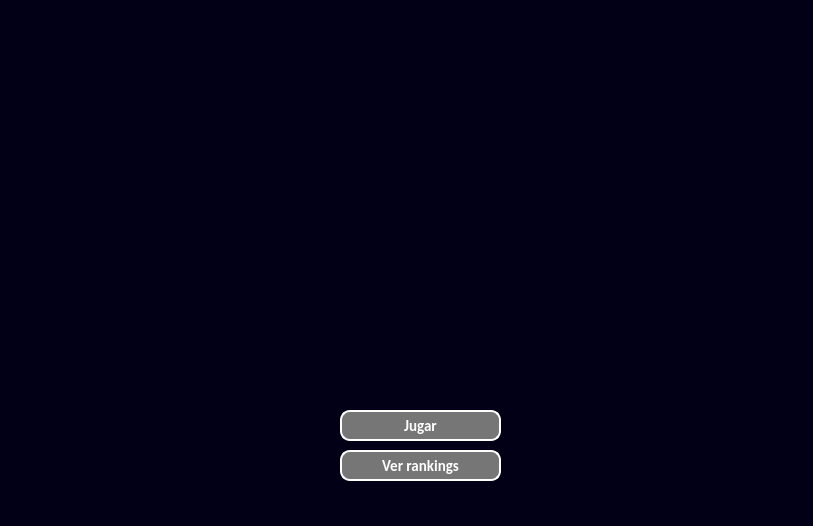
<?xml version="1.0" encoding="UTF-8"?>
<ui version="4.0">
 <class>Dialog</class>
 <widget class="QDialog" name="Dialog">
  <property name="geometry">
   <rect>
    <x>0</x>
    <y>0</y>
    <width>813</width>
    <height>526</height>
   </rect>
  </property>
  <property name="windowTitle">
   <string>Dialog</string>
  </property>
  <property name="styleSheet">
   <string notr="true">background-color: rgb(1, 0, 22);</string>
  </property>
  <widget class="QPushButton" name="boton_jugar_inicio">
   <property name="enabled">
    <bool>true</bool>
   </property>
   <property name="geometry">
    <rect>
     <x>340</x>
     <y>410</y>
     <width>161</width>
     <height>31</height>
    </rect>
   </property>
   <property name="palette">
    <palette>
     <active>
      <colorrole role="WindowText">
       <brush brushstyle="SolidPattern">
        <color alpha="255">
         <red>255</red>
         <green>255</green>
         <blue>255</blue>
        </color>
       </brush>
      </colorrole>
      <colorrole role="Button">
       <brush brushstyle="SolidPattern">
        <color alpha="255">
         <red>118</red>
         <green>118</green>
         <blue>118</blue>
        </color>
       </brush>
      </colorrole>
      <colorrole role="Text">
       <brush brushstyle="SolidPattern">
        <color alpha="255">
         <red>255</red>
         <green>255</green>
         <blue>255</blue>
        </color>
       </brush>
      </colorrole>
      <colorrole role="ButtonText">
       <brush brushstyle="SolidPattern">
        <color alpha="255">
         <red>255</red>
         <green>255</green>
         <blue>255</blue>
        </color>
       </brush>
      </colorrole>
      <colorrole role="Base">
       <brush brushstyle="SolidPattern">
        <color alpha="255">
         <red>118</red>
         <green>118</green>
         <blue>118</blue>
        </color>
       </brush>
      </colorrole>
      <colorrole role="Window">
       <brush brushstyle="SolidPattern">
        <color alpha="255">
         <red>118</red>
         <green>118</green>
         <blue>118</blue>
        </color>
       </brush>
      </colorrole>
      <colorrole role="PlaceholderText">
       <brush brushstyle="NoBrush">
        <color alpha="128">
         <red>255</red>
         <green>255</green>
         <blue>255</blue>
        </color>
       </brush>
      </colorrole>
     </active>
     <inactive>
      <colorrole role="WindowText">
       <brush brushstyle="SolidPattern">
        <color alpha="255">
         <red>255</red>
         <green>255</green>
         <blue>255</blue>
        </color>
       </brush>
      </colorrole>
      <colorrole role="Button">
       <brush brushstyle="SolidPattern">
        <color alpha="255">
         <red>118</red>
         <green>118</green>
         <blue>118</blue>
        </color>
       </brush>
      </colorrole>
      <colorrole role="Text">
       <brush brushstyle="SolidPattern">
        <color alpha="255">
         <red>255</red>
         <green>255</green>
         <blue>255</blue>
        </color>
       </brush>
      </colorrole>
      <colorrole role="ButtonText">
       <brush brushstyle="SolidPattern">
        <color alpha="255">
         <red>255</red>
         <green>255</green>
         <blue>255</blue>
        </color>
       </brush>
      </colorrole>
      <colorrole role="Base">
       <brush brushstyle="SolidPattern">
        <color alpha="255">
         <red>118</red>
         <green>118</green>
         <blue>118</blue>
        </color>
       </brush>
      </colorrole>
      <colorrole role="Window">
       <brush brushstyle="SolidPattern">
        <color alpha="255">
         <red>118</red>
         <green>118</green>
         <blue>118</blue>
        </color>
       </brush>
      </colorrole>
      <colorrole role="PlaceholderText">
       <brush brushstyle="NoBrush">
        <color alpha="128">
         <red>255</red>
         <green>255</green>
         <blue>255</blue>
        </color>
       </brush>
      </colorrole>
     </inactive>
     <disabled>
      <colorrole role="WindowText">
       <brush brushstyle="SolidPattern">
        <color alpha="255">
         <red>255</red>
         <green>255</green>
         <blue>255</blue>
        </color>
       </brush>
      </colorrole>
      <colorrole role="Button">
       <brush brushstyle="SolidPattern">
        <color alpha="255">
         <red>118</red>
         <green>118</green>
         <blue>118</blue>
        </color>
       </brush>
      </colorrole>
      <colorrole role="Text">
       <brush brushstyle="SolidPattern">
        <color alpha="255">
         <red>255</red>
         <green>255</green>
         <blue>255</blue>
        </color>
       </brush>
      </colorrole>
      <colorrole role="ButtonText">
       <brush brushstyle="SolidPattern">
        <color alpha="255">
         <red>255</red>
         <green>255</green>
         <blue>255</blue>
        </color>
       </brush>
      </colorrole>
      <colorrole role="Base">
       <brush brushstyle="SolidPattern">
        <color alpha="255">
         <red>118</red>
         <green>118</green>
         <blue>118</blue>
        </color>
       </brush>
      </colorrole>
      <colorrole role="Window">
       <brush brushstyle="SolidPattern">
        <color alpha="255">
         <red>118</red>
         <green>118</green>
         <blue>118</blue>
        </color>
       </brush>
      </colorrole>
      <colorrole role="PlaceholderText">
       <brush brushstyle="NoBrush">
        <color alpha="128">
         <red>255</red>
         <green>255</green>
         <blue>255</blue>
        </color>
       </brush>
      </colorrole>
     </disabled>
    </palette>
   </property>
   <property name="font">
    <font>
     <family>Calibri</family>
     <pointsize>11</pointsize>
     <weight>75</weight>
     <bold>true</bold>
    </font>
   </property>
   <property name="styleSheet">
    <string notr="true">background-color: rgb(118, 118, 118);
color: white;
border-style:outset;
border-width:2px;
border-radius:10px;
border-color:white;

</string>
   </property>
   <property name="text">
    <string>Jugar</string>
   </property>
  </widget>
  <widget class="QPushButton" name="boton_ver_rankings_inicio">
   <property name="enabled">
    <bool>true</bool>
   </property>
   <property name="geometry">
    <rect>
     <x>340</x>
     <y>450</y>
     <width>161</width>
     <height>31</height>
    </rect>
   </property>
   <property name="palette">
    <palette>
     <active>
      <colorrole role="WindowText">
       <brush brushstyle="SolidPattern">
        <color alpha="255">
         <red>255</red>
         <green>255</green>
         <blue>255</blue>
        </color>
       </brush>
      </colorrole>
      <colorrole role="Button">
       <brush brushstyle="SolidPattern">
        <color alpha="255">
         <red>118</red>
         <green>118</green>
         <blue>118</blue>
        </color>
       </brush>
      </colorrole>
      <colorrole role="Text">
       <brush brushstyle="SolidPattern">
        <color alpha="255">
         <red>255</red>
         <green>255</green>
         <blue>255</blue>
        </color>
       </brush>
      </colorrole>
      <colorrole role="ButtonText">
       <brush brushstyle="SolidPattern">
        <color alpha="255">
         <red>255</red>
         <green>255</green>
         <blue>255</blue>
        </color>
       </brush>
      </colorrole>
      <colorrole role="Base">
       <brush brushstyle="SolidPattern">
        <color alpha="255">
         <red>118</red>
         <green>118</green>
         <blue>118</blue>
        </color>
       </brush>
      </colorrole>
      <colorrole role="Window">
       <brush brushstyle="SolidPattern">
        <color alpha="255">
         <red>118</red>
         <green>118</green>
         <blue>118</blue>
        </color>
       </brush>
      </colorrole>
      <colorrole role="PlaceholderText">
       <brush brushstyle="NoBrush">
        <color alpha="128">
         <red>255</red>
         <green>255</green>
         <blue>255</blue>
        </color>
       </brush>
      </colorrole>
     </active>
     <inactive>
      <colorrole role="WindowText">
       <brush brushstyle="SolidPattern">
        <color alpha="255">
         <red>255</red>
         <green>255</green>
         <blue>255</blue>
        </color>
       </brush>
      </colorrole>
      <colorrole role="Button">
       <brush brushstyle="SolidPattern">
        <color alpha="255">
         <red>118</red>
         <green>118</green>
         <blue>118</blue>
        </color>
       </brush>
      </colorrole>
      <colorrole role="Text">
       <brush brushstyle="SolidPattern">
        <color alpha="255">
         <red>255</red>
         <green>255</green>
         <blue>255</blue>
        </color>
       </brush>
      </colorrole>
      <colorrole role="ButtonText">
       <brush brushstyle="SolidPattern">
        <color alpha="255">
         <red>255</red>
         <green>255</green>
         <blue>255</blue>
        </color>
       </brush>
      </colorrole>
      <colorrole role="Base">
       <brush brushstyle="SolidPattern">
        <color alpha="255">
         <red>118</red>
         <green>118</green>
         <blue>118</blue>
        </color>
       </brush>
      </colorrole>
      <colorrole role="Window">
       <brush brushstyle="SolidPattern">
        <color alpha="255">
         <red>118</red>
         <green>118</green>
         <blue>118</blue>
        </color>
       </brush>
      </colorrole>
      <colorrole role="PlaceholderText">
       <brush brushstyle="NoBrush">
        <color alpha="128">
         <red>255</red>
         <green>255</green>
         <blue>255</blue>
        </color>
       </brush>
      </colorrole>
     </inactive>
     <disabled>
      <colorrole role="WindowText">
       <brush brushstyle="SolidPattern">
        <color alpha="255">
         <red>255</red>
         <green>255</green>
         <blue>255</blue>
        </color>
       </brush>
      </colorrole>
      <colorrole role="Button">
       <brush brushstyle="SolidPattern">
        <color alpha="255">
         <red>118</red>
         <green>118</green>
         <blue>118</blue>
        </color>
       </brush>
      </colorrole>
      <colorrole role="Text">
       <brush brushstyle="SolidPattern">
        <color alpha="255">
         <red>255</red>
         <green>255</green>
         <blue>255</blue>
        </color>
       </brush>
      </colorrole>
      <colorrole role="ButtonText">
       <brush brushstyle="SolidPattern">
        <color alpha="255">
         <red>255</red>
         <green>255</green>
         <blue>255</blue>
        </color>
       </brush>
      </colorrole>
      <colorrole role="Base">
       <brush brushstyle="SolidPattern">
        <color alpha="255">
         <red>118</red>
         <green>118</green>
         <blue>118</blue>
        </color>
       </brush>
      </colorrole>
      <colorrole role="Window">
       <brush brushstyle="SolidPattern">
        <color alpha="255">
         <red>118</red>
         <green>118</green>
         <blue>118</blue>
        </color>
       </brush>
      </colorrole>
      <colorrole role="PlaceholderText">
       <brush brushstyle="NoBrush">
        <color alpha="128">
         <red>255</red>
         <green>255</green>
         <blue>255</blue>
        </color>
       </brush>
      </colorrole>
     </disabled>
    </palette>
   </property>
   <property name="font">
    <font>
     <family>Calibri</family>
     <pointsize>11</pointsize>
     <weight>75</weight>
     <bold>true</bold>
    </font>
   </property>
   <property name="styleSheet">
    <string notr="true">background-color: rgb(118, 118, 118);
color: white;
border-style:outset;
border-width:2px;
border-radius:10px;
border-color:white;

</string>
   </property>
   <property name="text">
    <string>Ver rankings</string>
   </property>
  </widget>
  <widget class="QLabel" name="label">
   <property name="geometry">
    <rect>
     <x>180</x>
     <y>120</y>
     <width>471</width>
     <height>231</height>
    </rect>
   </property>
   <property name="text">
    <string/>
   </property>
   <property name="pixmap">
    <pixmap>../assets/Sprites/Logo/Logo.png</pixmap>
   </property>
   <property name="scaledContents">
    <bool>true</bool>
   </property>
  </widget>
 </widget>
 <resources/>
 <connections/>
</ui>
